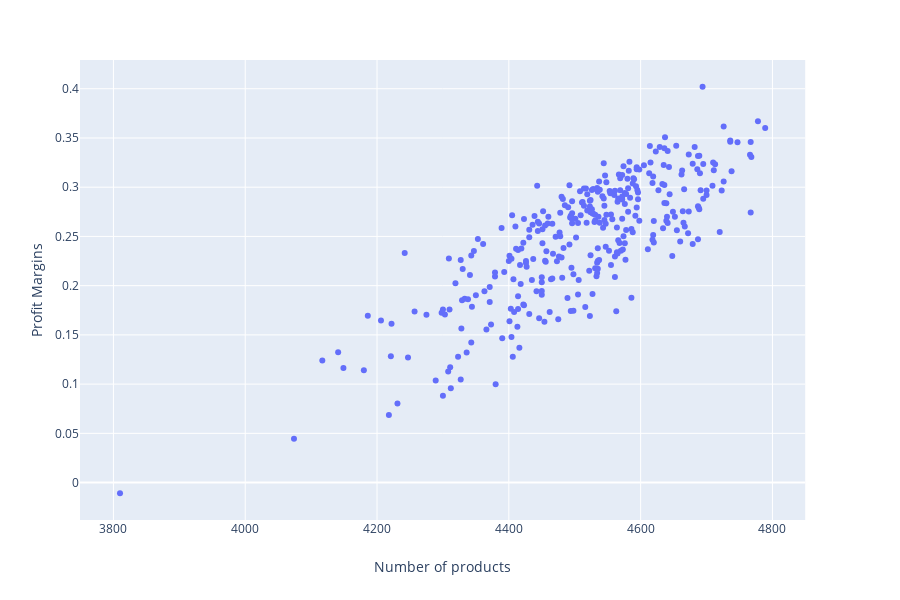

Notebook code for this chart:
### Code cell
num_of_prod_df = annual_df.sort_values('Number of products')
fig = px.scatter(num_of_prod_df, 'Number of products', 'Profit Margins')
fig.show()

### Figure 1 — Plotly figure (JSON) as saved in the notebook; plotly's stock layout.template omitted (floating-point values rounded to 4 significant figures; data arrays with more than 128 entries replaced by an {"elided": "..."} marker saying what was removed)
{"data": [{"hoverlabel": {"namelength": 0}, "hovertemplate": "Number of products=%{x}<br>Profit Margins=%{y}", "legendgroup": "", "marker": {"color": "#636efa", "symbol": "circle"}, "mode": "markers", "name": "", "showlegend": false, "type": "scatter", "x": {"elided": "333 int values"}, "xaxis": "x", "y": {"elided": "333 float values"}, "yaxis": "y"}], "layout": {"height": 600, "legend": {"tracegroupgap": 0}, "margin": {"t": 60}, "xaxis": {"anchor": "y", "domain": [0, 0.98], "title": {"text": "Number of products"}}, "yaxis": {"anchor": "x", "domain": [0, 1], "title": {"text": "Profit Margins"}}}}
